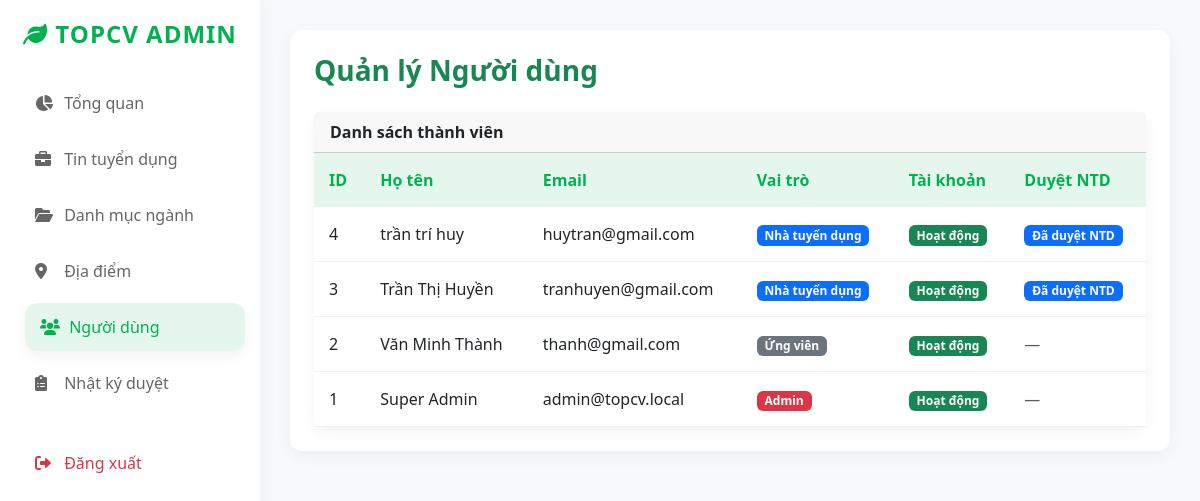
The page /admin/users.php (signed in) on the database its author committed.
### tables this page shows
CREATE TABLE `users` (
  `id` int(11) NOT NULL,
  `fullname` varchar(100) NOT NULL,
  `email` varchar(100) NOT NULL,
  `password` varchar(255) NOT NULL,
  `phone` varchar(20) DEFAULT NULL,
  `role` enum('candidate','employer','admin') NOT NULL DEFAULT 'candidate',
  `account_status` enum('active','suspended','pending_verification') NOT NULL DEFAULT 'active',
  `employer_approval_status` enum('pending','approved','rejected') DEFAULT NULL,
  `created_at` timestamp NOT NULL DEFAULT current_timestamp()
);

### includes/repositories/UserRepository.php (called while the page is built, shortened)
<?php
require_once __DIR__ . '/../user_status.php';
class UserRepository
{
    public static function listAllExceptPendingEmployers(PDO $conn): array
    {
        $stmt = $conn->query(
            "SELECT * FROM users
             WHERE NOT (role = 'employer' AND employer_approval_status = 'pending')
             ORDER BY id DESC"
        );
        return $stmt->fetchAll(PDO::FETCH_ASSOC);
    }
}

### admin/users.php (the view, shortened to what this page needs)
<?php
require_once __DIR__ . '/../includes/repositories/UserRepository.php';
require_once __DIR__ . '/../includes/services/UserModerationService.php';
require_once __DIR__ . '/../includes/user_status.php';
include 'includes/header.php';
$users_active = UserRepository::listAllExceptPendingEmployers($conn);
?>
<h3 class="mb-4 fw-bold text-success">Quản lý Người dùng</h3>
<div class="card">
    <div class="card-header fw-bold">Danh sách thành viên</div>
    <div class="card-body p-0">
        <table class="table table-hover mb-0">
            <thead>
                <tr>
                    <th>ID</th>
                    <th>Họ tên</th>
                    <th>Email</th>
                    <th>Vai trò</th>
                    <th>Tài khoản</th>
                    <th>Duyệt NTD</th>
                </tr>
            </thead>
            <tbody>
                <?php foreach ($users_active as $u): ?>
                <tr>
                    <td><?= (int) $u['id'] ?></td>
                    <td><?= htmlspecialchars($u['fullname']) ?></td>
                    <td><?= htmlspecialchars($u['email']) ?></td>
                    <td>
                        <?php
                        if ($u['role'] === 'admin') {
                            echo '<span class="badge bg-danger">Admin</span>';
                        } elseif ($u['role'] === 'employer') {
                            echo '<span class="badge bg-primary">Nhà tuyển dụng</span>';
                        } else {
                            echo '<span class="badge bg-secondary">Ứng viên</span>';
                        }
                        ?>
                    </td>
                    <td><?= user_account_status_badge_html($u) ?></td>
                    <td><?= user_employer_approval_badge_html($u) ?></td>
                </tr>
                <?php endforeach; ?>
            </tbody>
        </table>
    </div>
</div>
<?php include 'includes/footer.php'; ?>

### includes/user_status.php (shortened to what this page needs)
<?php
if (!function_exists('user_account_status_badge_html')) {
    function user_account_status_badge_html(array $user): string
    {
        $status = $user['account_status'] ?? 'active';
        return match ($status) {
            'active' => '<span class="badge bg-success">Hoạt động</span>',
            'suspended' => '<span class="badge bg-dark">Đã khóa</span>',
            'pending_verification' => '<span class="badge bg-warning text-dark">Chờ xác minh</span>',
            default => '<span class="badge bg-secondary">Không rõ</span>',
        };
    }
}
if (!function_exists('user_employer_approval_badge_html')) {
    function user_employer_approval_badge_html(array $user): string
    {
        if (($user['role'] ?? '') !== 'employer') {
            return '<span class="text-muted">—</span>';
        }
        return match ($user['employer_approval_status'] ?? '') {
            'pending' => '<span class="badge bg-warning text-dark">Chờ duyệt NTD</span>',
            'approved' => '<span class="badge bg-primary">Đã duyệt NTD</span>',
            'rejected' => '<span class="badge bg-danger">Từ chối NTD</span>',
            default => '<span class="badge bg-secondary">Không rõ</span>',
        };
    }
}

### admin/includes/header.php (style rules this page uses)
:root { --primary-color: #00b14f; --primary-light: #e5f7ed; --text-dark: #2c3e50; --shadow-soft: 0 5px 15px rgba(0, 0, 0, 0.05); --radius: 12px; }
body { background-color: #f7f9fa; font-family: 'Segoe UI', sans-serif; color: var(--text-dark); }
.card, .table-responsive, .modal-content { border: none; border-radius: var(--radius); box-shadow: var(--shadow-soft); background: white; }
.table thead th { background-color: var(--primary-light); color: var(--primary-color); border: none; padding: 15px; font-weight: 600; }
.table td { padding: 15px; vertical-align: middle; border-bottom: 1px solid #f0f0f0; }

### rows shown on the page
users: id "4", fullname "trần trí huy", email "huytran@gmail.com", role "Nhà tuyển dụng", account_status "Hoạt động", employer_approval_status "Đã duyệt NTD"
users: id "3", fullname "Trần Thị Huyền", email "tranhuyen@gmail.com", role "Nhà tuyển dụng", account_status "Hoạt động", employer_approval_status "Đã duyệt NTD"
users: id "2", fullname "Văn Minh Thành", email "thanh@gmail.com", role "Ứng viên", account_status "Hoạt động"
users: id "1", fullname "Super Admin", email "admin@topcv.local", role "Admin", account_status "Hoạt động"
